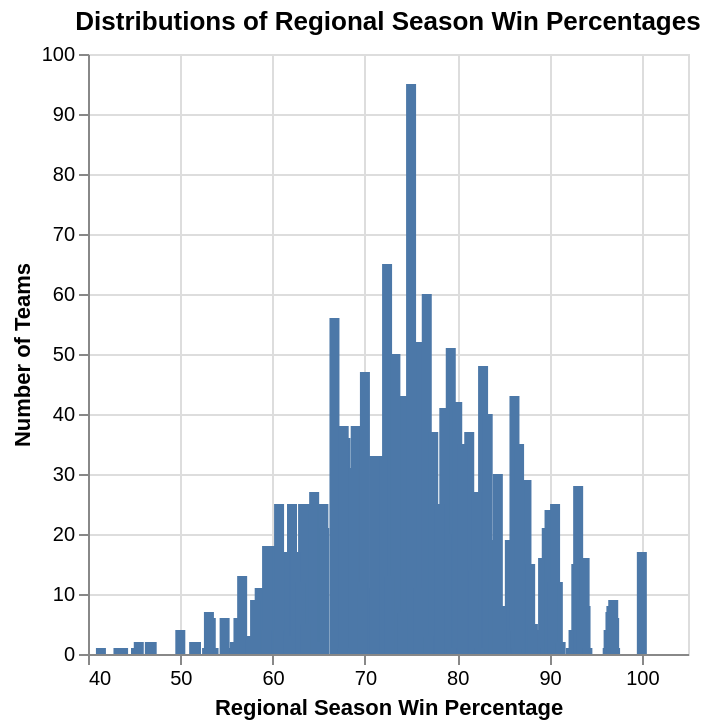

This figure's notebook cell:
### Markdown cell above
<div style="background-color: #f0f0f0; padding: 10px;">
    
#### Task 4.4: Plot the distribution of two relevant variables in the raw data (4 points)

- Use `altair` to plot the distribution of one of the numeric variables in your tidied data set.

- Use `altair` to create a visualization showing the relative proportions of each category/level for one of categorical variable in your tidied data set. 

- Clearly label the variable that is being plotted in each plot.

*Notes:* 
- *Be sure the output is as clear as possible, provide an English title along with readable x and y column names*

- *You may also add more code cells to this section*

</div>

### Code cell
import altair as alt

#plot1 is a histogram showing the distribution of regional season win percentages
plot1 = alt.Chart(madness_clean).mark_bar().properties(title="Distributions of Regional Season Win Percentages").encode(
    x=alt.X("reg_wins_pct:Q").title("Regional Season Win Percentage"),
    y=alt.Y("count()").title("Number of Teams")
)

plot1

### Figure 1 — Vega-Lite specification as saved in the notebook (floating-point values rounded to 4 significant figures; data arrays with more than 128 entries replaced by an {"elided": "..."} marker saying what was removed)
{"config": {"view": {"continuousWidth": 300, "continuousHeight": 300}}, "data": {"name": "data-79e2c1eb727b002dd606ab58309357a0"}, "mark": {"type": "bar"}, "encoding": {"x": {"field": "reg_wins_pct", "title": "Regional Season Win Percentage", "type": "quantitative"}, "y": {"aggregate": "count", "title": "Number of Teams", "type": "quantitative"}}, "title": "Distributions of Regional Season Win Percentages", "$schema": "https://vega.github.io/schema/vega-lite/v5.20.1.json", "datasets": {"data-79e2c1eb727b002dd606ab58309357a0": {"elided": "2092 records"}}}
